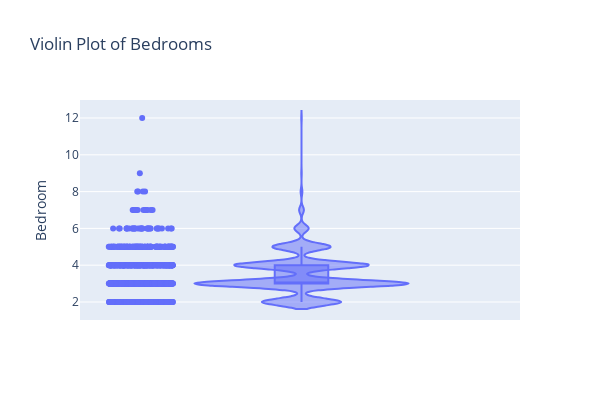

The notebook cell this image was saved under:
### Code cell
# violin and boxplots
fig = px.violin(rentals, y="Bedroom", box=True, # draw box plot inside the violin
                points='all', # can be 'outliers', or False
                title="Violin Plot of Bedrooms", width=600, height=400,)
fig.show()

### Figure 1 — Plotly figure (JSON) as saved in the notebook; plotly's stock layout.template omitted (floating-point values rounded to 4 significant figures; data arrays with more than 128 entries replaced by an {"elided": "..."} marker saying what was removed)
{"data": [{"alignmentgroup": "True", "box": {"visible": true}, "hovertemplate": "Bedroom=%{y}<extra></extra>", "legendgroup": "", "marker": {"color": "#636efa"}, "name": "", "offsetgroup": "", "orientation": "v", "points": "all", "scalegroup": "True", "showlegend": false, "type": "violin", "x0": " ", "xaxis": "x", "y": {"elided": "1174 int values"}, "y0": " ", "yaxis": "y"}], "layout": {"height": 400, "legend": {"tracegroupgap": 0}, "title": {"text": "Violin Plot of Bedrooms"}, "violinmode": "group", "width": 600, "xaxis": {"anchor": "y", "domain": [0, 1]}, "yaxis": {"anchor": "x", "domain": [0, 1], "title": {"text": "Bedroom"}}}}
